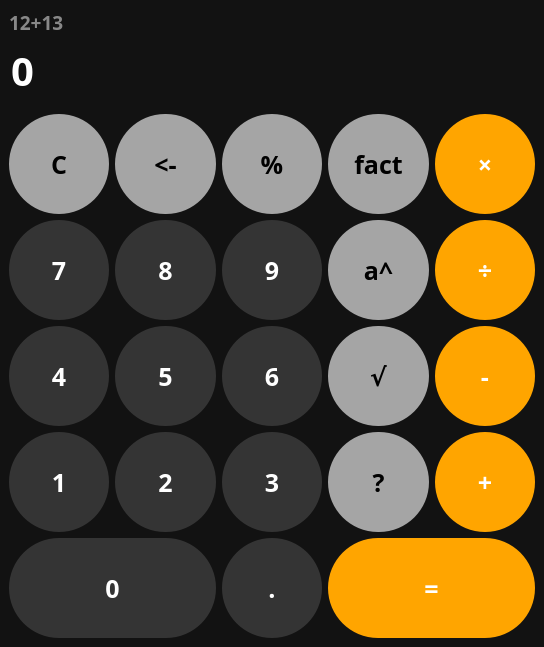
<?xml version="1.0" encoding="UTF-8"?>
<ui version="4.0">
 <class>MainWindow</class>
 <widget class="QMainWindow" name="MainWindow">
  <property name="geometry">
   <rect>
    <x>0</x>
    <y>0</y>
    <width>544</width>
    <height>632</height>
   </rect>
  </property>
  <property name="windowTitle">
   <string>Calculator</string>
  </property>
  <property name="styleSheet">
   <string notr="true">QWidget {
	color: white;
	background-color: #121212;
	font-family: Rubik;
	font-size: 16pt;
	font-weight: 600;
}

QPushButton {
	border-radius: 50%;
	background-color: transparent;
	border: none;
	width: 100%;
   height: 100%;
	font-size: 25px;
}

</string>
  </property>
  <property name="background" stdset="0">
   <string/>
  </property>
  <widget class="QWidget" name="centralwidget">
   <property name="styleSheet">
    <string notr="true"/>
   </property>
   <layout class="QVBoxLayout" name="verticalLayout">
    <item>
     <widget class="QLabel" name="lbl_temp">
      <property name="sizePolicy">
       <sizepolicy hsizetype="Preferred" vsizetype="Maximum">
        <horstretch>0</horstretch>
        <verstretch>0</verstretch>
       </sizepolicy>
      </property>
      <property name="styleSheet">
       <string notr="true">color: #888;
font-size: 19px;</string>
      </property>
      <property name="text">
       <string>12+13</string>
      </property>
     </widget>
    </item>
    <item>
     <widget class="QLineEdit" name="line_entry">
      <property name="enabled">
       <bool>false</bool>
      </property>
      <property name="sizePolicy">
       <sizepolicy hsizetype="Expanding" vsizetype="Maximum">
        <horstretch>0</horstretch>
        <verstretch>0</verstretch>
       </sizepolicy>
      </property>
      <property name="styleSheet">
       <string notr="true">font-size: 40px;
border: none;
text-alight: right;</string>
      </property>
      <property name="text">
       <string>0</string>
      </property>
      <property name="maxLength">
       <number>16</number>
      </property>
      <property name="readOnly">
       <bool>true</bool>
      </property>
     </widget>
    </item>
    <item>
     <layout class="QGridLayout" name="buttons">
      <property name="topMargin">
       <number>9</number>
      </property>
      <item row="3" column="0">
       <widget class="QPushButton" name="button_1">
        <property name="sizePolicy">
         <sizepolicy hsizetype="Minimum" vsizetype="Expanding">
          <horstretch>0</horstretch>
          <verstretch>0</verstretch>
         </sizepolicy>
        </property>
        <property name="cursor">
         <cursorShape>PointingHandCursor</cursorShape>
        </property>
        <property name="styleSheet">
         <string notr="true">background-color: #343434;</string>
        </property>
        <property name="text">
         <string>1</string>
        </property>
        <property name="shortcut">
         <string>1</string>
        </property>
       </widget>
      </item>
      <item row="5" column="0" colspan="2">
       <widget class="QPushButton" name="button_0">
        <property name="sizePolicy">
         <sizepolicy hsizetype="Minimum" vsizetype="Expanding">
          <horstretch>0</horstretch>
          <verstretch>0</verstretch>
         </sizepolicy>
        </property>
        <property name="cursor">
         <cursorShape>PointingHandCursor</cursorShape>
        </property>
        <property name="styleSheet">
         <string notr="true">background-color: #343434;</string>
        </property>
        <property name="text">
         <string>0</string>
        </property>
        <property name="shortcut">
         <string>0</string>
        </property>
       </widget>
      </item>
      <item row="0" column="0">
       <widget class="QPushButton" name="button_clear">
        <property name="sizePolicy">
         <sizepolicy hsizetype="Minimum" vsizetype="Expanding">
          <horstretch>0</horstretch>
          <verstretch>0</verstretch>
         </sizepolicy>
        </property>
        <property name="cursor">
         <cursorShape>PointingHandCursor</cursorShape>
        </property>
        <property name="styleSheet">
         <string notr="true">*{
background-color: #A5A5A5;
color: black;
}
:hover {
	background-color: #FDFDFD;
}

:pressed {
	background-color: #FBFBFB;
}</string>
        </property>
        <property name="text">
         <string>С</string>
        </property>
       </widget>
      </item>
      <item row="1" column="1">
       <widget class="QPushButton" name="button_8">
        <property name="sizePolicy">
         <sizepolicy hsizetype="Minimum" vsizetype="Expanding">
          <horstretch>0</horstretch>
          <verstretch>0</verstretch>
         </sizepolicy>
        </property>
        <property name="cursor">
         <cursorShape>PointingHandCursor</cursorShape>
        </property>
        <property name="styleSheet">
         <string notr="true">background-color: #343434;</string>
        </property>
        <property name="text">
         <string>8</string>
        </property>
        <property name="shortcut">
         <string>8</string>
        </property>
       </widget>
      </item>
      <item row="3" column="3">
       <widget class="QPushButton" name="button_">
        <property name="sizePolicy">
         <sizepolicy hsizetype="Minimum" vsizetype="Expanding">
          <horstretch>0</horstretch>
          <verstretch>0</verstretch>
         </sizepolicy>
        </property>
        <property name="cursor">
         <cursorShape>PointingHandCursor</cursorShape>
        </property>
        <property name="styleSheet">
         <string notr="true">background-color: #A5A5A5;
color: black;</string>
        </property>
        <property name="text">
         <string>?</string>
        </property>
       </widget>
      </item>
      <item row="3" column="2">
       <widget class="QPushButton" name="button_3">
        <property name="sizePolicy">
         <sizepolicy hsizetype="Minimum" vsizetype="Expanding">
          <horstretch>0</horstretch>
          <verstretch>0</verstretch>
         </sizepolicy>
        </property>
        <property name="cursor">
         <cursorShape>PointingHandCursor</cursorShape>
        </property>
        <property name="styleSheet">
         <string notr="true">background-color: #343434;</string>
        </property>
        <property name="text">
         <string>3</string>
        </property>
        <property name="shortcut">
         <string>3</string>
        </property>
       </widget>
      </item>
      <item row="0" column="1">
       <widget class="QPushButton" name="button_backspace">
        <property name="sizePolicy">
         <sizepolicy hsizetype="Minimum" vsizetype="Expanding">
          <horstretch>0</horstretch>
          <verstretch>0</verstretch>
         </sizepolicy>
        </property>
        <property name="cursor">
         <cursorShape>PointingHandCursor</cursorShape>
        </property>
        <property name="styleSheet">
         <string notr="true">background-color: #A5A5A5;
color: black;</string>
        </property>
        <property name="text">
         <string>&lt;-</string>
        </property>
        <property name="shortcut">
         <string>Backspace</string>
        </property>
       </widget>
      </item>
      <item row="0" column="3">
       <widget class="QPushButton" name="button_factorial">
        <property name="sizePolicy">
         <sizepolicy hsizetype="Minimum" vsizetype="Expanding">
          <horstretch>0</horstretch>
          <verstretch>0</verstretch>
         </sizepolicy>
        </property>
        <property name="cursor">
         <cursorShape>PointingHandCursor</cursorShape>
        </property>
        <property name="styleSheet">
         <string notr="true">background-color: #A5A5A5;
color: black;</string>
        </property>
        <property name="text">
         <string>fact</string>
        </property>
       </widget>
      </item>
      <item row="3" column="1">
       <widget class="QPushButton" name="button_2">
        <property name="sizePolicy">
         <sizepolicy hsizetype="Minimum" vsizetype="Expanding">
          <horstretch>0</horstretch>
          <verstretch>0</verstretch>
         </sizepolicy>
        </property>
        <property name="cursor">
         <cursorShape>PointingHandCursor</cursorShape>
        </property>
        <property name="styleSheet">
         <string notr="true">background-color: #343434;</string>
        </property>
        <property name="text">
         <string>2</string>
        </property>
        <property name="shortcut">
         <string>2</string>
        </property>
       </widget>
      </item>
      <item row="3" column="4">
       <widget class="QPushButton" name="button_plus">
        <property name="sizePolicy">
         <sizepolicy hsizetype="Minimum" vsizetype="Expanding">
          <horstretch>0</horstretch>
          <verstretch>0</verstretch>
         </sizepolicy>
        </property>
        <property name="cursor">
         <cursorShape>PointingHandCursor</cursorShape>
        </property>
        <property name="styleSheet">
         <string notr="true">background-color: orange;</string>
        </property>
        <property name="text">
         <string>+</string>
        </property>
        <property name="shortcut">
         <string>+</string>
        </property>
       </widget>
      </item>
      <item row="0" column="4">
       <widget class="QPushButton" name="button_mul">
        <property name="sizePolicy">
         <sizepolicy hsizetype="Minimum" vsizetype="Expanding">
          <horstretch>0</horstretch>
          <verstretch>0</verstretch>
         </sizepolicy>
        </property>
        <property name="cursor">
         <cursorShape>PointingHandCursor</cursorShape>
        </property>
        <property name="styleSheet">
         <string notr="true">background-color: orange;</string>
        </property>
        <property name="text">
         <string>×</string>
        </property>
        <property name="shortcut">
         <string>*</string>
        </property>
       </widget>
      </item>
      <item row="5" column="3" colspan="2">
       <widget class="QPushButton" name="button_go">
        <property name="sizePolicy">
         <sizepolicy hsizetype="Minimum" vsizetype="Expanding">
          <horstretch>0</horstretch>
          <verstretch>0</verstretch>
         </sizepolicy>
        </property>
        <property name="cursor">
         <cursorShape>PointingHandCursor</cursorShape>
        </property>
        <property name="styleSheet">
         <string notr="true">background-color: orange;</string>
        </property>
        <property name="text">
         <string>=</string>
        </property>
       </widget>
      </item>
      <item row="1" column="3">
       <widget class="QPushButton" name="button_sqr">
        <property name="sizePolicy">
         <sizepolicy hsizetype="Minimum" vsizetype="Expanding">
          <horstretch>0</horstretch>
          <verstretch>0</verstretch>
         </sizepolicy>
        </property>
        <property name="cursor">
         <cursorShape>PointingHandCursor</cursorShape>
        </property>
        <property name="styleSheet">
         <string notr="true">background-color: #A5A5A5;
color: black;</string>
        </property>
        <property name="text">
         <string>a^</string>
        </property>
       </widget>
      </item>
      <item row="2" column="3">
       <widget class="QPushButton" name="button_sqrt">
        <property name="sizePolicy">
         <sizepolicy hsizetype="Minimum" vsizetype="Expanding">
          <horstretch>0</horstretch>
          <verstretch>0</verstretch>
         </sizepolicy>
        </property>
        <property name="cursor">
         <cursorShape>PointingHandCursor</cursorShape>
        </property>
        <property name="styleSheet">
         <string notr="true">background-color: #A5A5A5;
color: black;</string>
        </property>
        <property name="text">
         <string>√</string>
        </property>
       </widget>
      </item>
      <item row="2" column="2">
       <widget class="QPushButton" name="button_6">
        <property name="sizePolicy">
         <sizepolicy hsizetype="Minimum" vsizetype="Expanding">
          <horstretch>0</horstretch>
          <verstretch>0</verstretch>
         </sizepolicy>
        </property>
        <property name="cursor">
         <cursorShape>PointingHandCursor</cursorShape>
        </property>
        <property name="styleSheet">
         <string notr="true">background-color: #343434;</string>
        </property>
        <property name="text">
         <string>6</string>
        </property>
        <property name="shortcut">
         <string>6</string>
        </property>
       </widget>
      </item>
      <item row="1" column="2">
       <widget class="QPushButton" name="button_9">
        <property name="sizePolicy">
         <sizepolicy hsizetype="Minimum" vsizetype="Expanding">
          <horstretch>0</horstretch>
          <verstretch>0</verstretch>
         </sizepolicy>
        </property>
        <property name="cursor">
         <cursorShape>PointingHandCursor</cursorShape>
        </property>
        <property name="styleSheet">
         <string notr="true">background-color: #343434;</string>
        </property>
        <property name="text">
         <string>9</string>
        </property>
        <property name="shortcut">
         <string>9</string>
        </property>
       </widget>
      </item>
      <item row="2" column="1">
       <widget class="QPushButton" name="button_5">
        <property name="sizePolicy">
         <sizepolicy hsizetype="Minimum" vsizetype="Expanding">
          <horstretch>0</horstretch>
          <verstretch>0</verstretch>
         </sizepolicy>
        </property>
        <property name="cursor">
         <cursorShape>PointingHandCursor</cursorShape>
        </property>
        <property name="styleSheet">
         <string notr="true">background-color: #343434;</string>
        </property>
        <property name="text">
         <string>5</string>
        </property>
        <property name="shortcut">
         <string>5</string>
        </property>
       </widget>
      </item>
      <item row="0" column="2">
       <widget class="QPushButton" name="button_procent">
        <property name="sizePolicy">
         <sizepolicy hsizetype="Minimum" vsizetype="Expanding">
          <horstretch>0</horstretch>
          <verstretch>0</verstretch>
         </sizepolicy>
        </property>
        <property name="cursor">
         <cursorShape>PointingHandCursor</cursorShape>
        </property>
        <property name="styleSheet">
         <string notr="true">background-color: #A5A5A5;
color: black;</string>
        </property>
        <property name="text">
         <string>%</string>
        </property>
       </widget>
      </item>
      <item row="5" column="2">
       <widget class="QPushButton" name="button_point">
        <property name="sizePolicy">
         <sizepolicy hsizetype="Minimum" vsizetype="Expanding">
          <horstretch>0</horstretch>
          <verstretch>0</verstretch>
         </sizepolicy>
        </property>
        <property name="cursor">
         <cursorShape>PointingHandCursor</cursorShape>
        </property>
        <property name="styleSheet">
         <string notr="true">background-color: #343434;</string>
        </property>
        <property name="text">
         <string>.</string>
        </property>
       </widget>
      </item>
      <item row="1" column="0">
       <widget class="QPushButton" name="button_7">
        <property name="sizePolicy">
         <sizepolicy hsizetype="Minimum" vsizetype="Expanding">
          <horstretch>0</horstretch>
          <verstretch>0</verstretch>
         </sizepolicy>
        </property>
        <property name="cursor">
         <cursorShape>PointingHandCursor</cursorShape>
        </property>
        <property name="styleSheet">
         <string notr="true">background-color: #343434;</string>
        </property>
        <property name="text">
         <string>7</string>
        </property>
        <property name="shortcut">
         <string>7</string>
        </property>
       </widget>
      </item>
      <item row="2" column="0">
       <widget class="QPushButton" name="button_4">
        <property name="sizePolicy">
         <sizepolicy hsizetype="Minimum" vsizetype="Expanding">
          <horstretch>0</horstretch>
          <verstretch>0</verstretch>
         </sizepolicy>
        </property>
        <property name="cursor">
         <cursorShape>PointingHandCursor</cursorShape>
        </property>
        <property name="styleSheet">
         <string notr="true">background-color: #343434;</string>
        </property>
        <property name="text">
         <string>4</string>
        </property>
        <property name="shortcut">
         <string>4</string>
        </property>
       </widget>
      </item>
      <item row="1" column="4">
       <widget class="QPushButton" name="button_div">
        <property name="sizePolicy">
         <sizepolicy hsizetype="Minimum" vsizetype="Expanding">
          <horstretch>0</horstretch>
          <verstretch>0</verstretch>
         </sizepolicy>
        </property>
        <property name="cursor">
         <cursorShape>PointingHandCursor</cursorShape>
        </property>
        <property name="styleSheet">
         <string notr="true">background-color: orange;</string>
        </property>
        <property name="text">
         <string>÷</string>
        </property>
        <property name="shortcut">
         <string>/</string>
        </property>
       </widget>
      </item>
      <item row="2" column="4">
       <widget class="QPushButton" name="button_minus">
        <property name="sizePolicy">
         <sizepolicy hsizetype="Minimum" vsizetype="Expanding">
          <horstretch>0</horstretch>
          <verstretch>0</verstretch>
         </sizepolicy>
        </property>
        <property name="cursor">
         <cursorShape>PointingHandCursor</cursorShape>
        </property>
        <property name="styleSheet">
         <string notr="true">background-color: orange;</string>
        </property>
        <property name="text">
         <string>-</string>
        </property>
        <property name="shortcut">
         <string>-</string>
        </property>
       </widget>
      </item>
     </layout>
    </item>
   </layout>
  </widget>
 </widget>
 <resources/>
 <connections/>
</ui>
